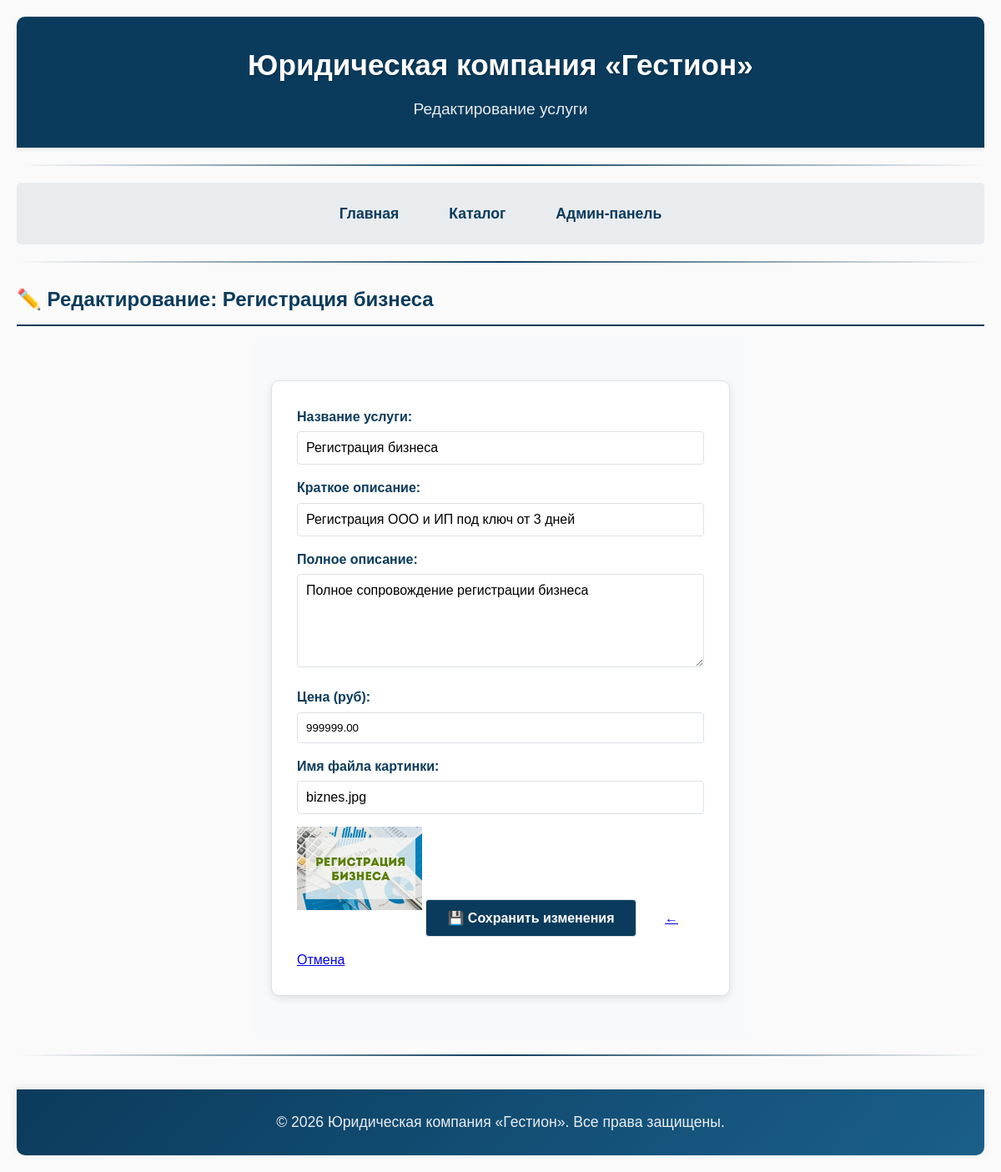
The page /edit.php?id=1 on the database its author committed.
### tables this page shows
CREATE TABLE `product` (
  `id` int(11) NOT NULL,
  `manufacturer_id` smallint(6) NOT NULL,
  `name` varchar(255) NOT NULL,
  `alias` varchar(255) NOT NULL,
  `short_description` text NOT NULL,
  `description` text NOT NULL,
  `price` decimal(20,2) NOT NULL,
  `image` varchar(255) NOT NULL,
  `available` smallint(1) NOT NULL DEFAULT 1,
  `meta_keywords` varchar(255) NOT NULL,
  `meta_description` varchar(255) NOT NULL,
  `meta_title` varchar(255) NOT NULL
);

### edit.php (the view, shortened to what this page needs)
<?php
require_once 'db.php';
$id = isset($_GET['id']) ? (int)$_GET['id'] : 0;
$sql = "SELECT * FROM product WHERE id = $id";
$result = $conn->query($sql);
$service = $result->fetch_assoc();
?>
<!DOCTYPE html>
<html lang="ru">
<head>
    <link rel="stylesheet" href="style.css">
</head>
<body>
    <header>
        <h1>Юридическая компания «Гестион»</h1>
        <p>Редактирование услуги</p>
    </header>
    <hr>
    <nav>
        <ul>
            <li><a href="index.php">Главная</a></li>
            <li><a href="catalog_db.php">Каталог</a></li>
            <li><a href="admin.php">Админ-панель</a></li>
        </ul>
    </nav>
    <hr>
    <main>
        <h2>✏️ Редактирование: <?php echo $service['name']; ?></h2>
        <div class="edit-form">
            <form method="post">
                <label>Название услуги:</label>
                <input type="text" name="name" value="<?php echo htmlspecialchars($service['name']); ?>" required>
                <label>Краткое описание:</label>
                <input type="text" name="short_description" value="<?php echo htmlspecialchars($service['short_description']); ?>" required>
                <label>Полное описание:</label>
                <textarea name="description" rows="5" required><?php echo htmlspecialchars($service['description']); ?></textarea>
                <label>Цена (руб):</label>
                <input type="number" step="0.01" name="price" value="<?php echo $service['price']; ?>" required>
                <label>Имя файла картинки:</label>
                <input type="text" name="image" value="<?php echo htmlspecialchars($service['image']); ?>" required>
                <?php if(file_exists($service['image'])): ?>
                    <img src="<?php echo $service['image']; ?>" class="preview-img" alt="preview">
                <?php endif; ?>
                <input type="submit" name="update_service" value="💾 Сохранить изменения">
                <a href="admin.php" style="margin-left: 15px;">← Отмена</a>
            </form>
        </div>
    </main>
    <hr>
    <footer>
        <p>&copy; 2026 Юридическая компания «Гестион». Все права защищены.</p>
    </footer>
</body>
</html>

### style.css (style rules this page uses)
* { margin: 0; padding: 0; box-sizing: border-box; }
body { font-family: Arial, sans-serif; line-height: 1.6; color: #333; max-width: 1200px; margin: 0 auto; padding: 20px; background-color: #fafafa; }
header { background-color: #0b3b5c; color: white; padding: 30px 20px; text-align: center; border-radius: 10px 10px 0 0; box-shadow: 0 2px 5px rgba(0,0,0,0.1); }
header h1 { font-size: 2.2em; margin-bottom: 10px; text-shadow: 1px 1px 2px rgba(0,0,0,0.3); }
header p { font-size: 1.2em; opacity: 0.9; }
nav ul { list-style: none; display: flex; justify-content: center; gap: 30px; padding: 15px; background-color: #e9ecef; border-radius: 5px; margin: 20px 0; }
nav ul li a { text-decoration: none; color: #0b3b5c; font-weight: bold; font-size: 1.1em; padding: 8px 15px; border-radius: 4px; transition: all 0.3s ease; }
hr { margin: 20px 0; border: none; height: 2px; background: linear-gradient(to right, transparent, #0b3b5c, transparent); }
h2 { color: #0b3b5c; margin: 25px 0 15px; padding-bottom: 10px; border-bottom: 2px solid #0b3b5c; }
ul, ol { margin: 15px 0 20px 30px; }
ul li, ol li { margin: 8px 0; }
ul { list-style-type: square; }
form { background-color: white; padding: 30px; border-radius: 10px; max-width: 600px; margin: 25px auto; box-shadow: 0 3px 10px rgba(0,0,0,0.1); border: 1px solid #dee2e6; }
label { font-weight: bold; color: #0b3b5c; display: block; margin-bottom: 5px; }
input[type="text"], input[type="email"], input[type="tel"], textarea { width: 100%; padding: 12px; margin-bottom: 20px; border: 1px solid #ced4da; border-radius: 5px; font-family: inherit; font-size: 1em; transition: border-color 0.3s; }
input[type="submit"], input[type="reset"] { background-color: #0b3b5c; color: white; padding: 12px 25px; border: none; border-radius: 5px; cursor: pointer; font-size: 1em; font-weight: bold; margin-right: 15px; transition: all 0.3s; }
footer { text-align: center; padding: 25px; background: linear-gradient(135deg, #0b3b5c, #1a5f8a); color: white; border-radius: 0 0 10px 10px; margin-top: 40px; box-shadow: 0 -2px 10px rgba(0,0,0,0.1); }
footer p { font-size: 1.1em; opacity: 0.9; }

### edit.php (style rules this page uses)
.edit-form { max-width: 600px; margin: 0 auto; background: #f8f9fa; padding: 25px; border-radius: 10px; }
.edit-form input, .edit-form textarea { width: 100%; padding: 10px; margin-bottom: 15px; border: 1px solid #dee2e6; border-radius: 4px; }
.edit-form input[type="submit"] { background-color: #0b3b5c; color: white; cursor: pointer; width: auto; padding: 12px 25px; }
.preview-img { max-width: 150px; margin-bottom: 15px; }

### rows shown on the page
product: name "Регистрация бизнеса", short_description "Регистрация ООО и ИП под ключ от 3 дней", description "Полное сопровождение регистрации бизнеса", price "999999.00", image "biznes.jpg", image (picture)
